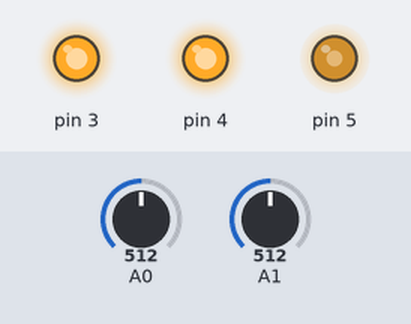
The sketch below on a simulated Arduino Uno, built with avr-gcc and run on an emulated ATmega328P. On the bench: output pins drawn as LEDs (lit = HIGH). The inputs (shaded band) are chosen by the test bench; at power-on: A0 = 512, A1 = 512. What the sketch prints to the serial monitor is not drawn.

Above: at 0.05 s.
At 5.0 s:
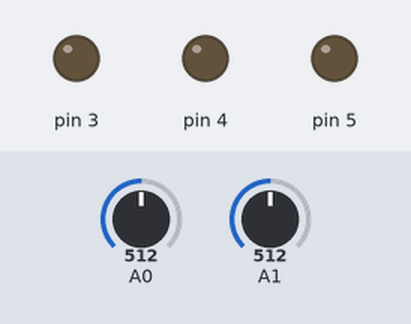
Timing chart, 0 to 6.5 s (numbered marks = the images above):
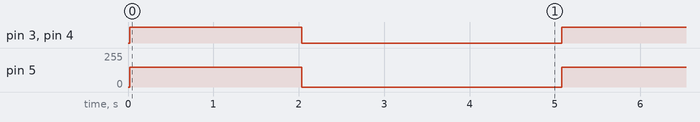

Measured:
- by itself, pin 3, pin 4: alternates HIGH for 2.0 s and LOW for 3.0 s
- by itself, pin 5: alternates 150/255 for 2.0 s and 0/255 for 3.0 s

The sketch:

mmEMG_gripper_arduino.ino
```cpp
unsigned long startMillis=0;
unsigned long currentMillis=0;
float Voltage1 = 0.0;
float filteredValue1 = 0.0;
float Voltage2 = 0.0;
float filteredValue2 = 0.0;
float Voltage3 = 0.0;
void setup() {
  pinMode(3, OUTPUT);
  pinMode(4, OUTPUT);
  pinMode(5, OUTPUT);
  Serial.begin(115200);
  startMillis = millis();
}
void loop() {

  int flow = 150; // 110 - 255, 0 - 5V
  float control = flow * 5/255;

  currentMillis = millis();

  for (int i = 0; i < 50; i++) {
       filteredValue1 += analogRead(A0);
       delayMicroseconds(100);
  }
  filteredValue1 /= 50;

  for (int i = 0; i < 50; i++) {
       filteredValue2 += analogRead(A1);
       delayMicroseconds(100);
  }
  filteredValue2 /= 50;

  if (currentMillis - startMillis <= 2000)
  {digitalWrite(3,HIGH);
   digitalWrite(4,HIGH);
   analogWrite(5,flow);

  //  Serial.print("pump on & valve off ");
  }

  if (currentMillis - startMillis > 2000 && currentMillis - startMillis < 5000)
  {digitalWrite(3,LOW);
   digitalWrite(4,LOW);
   digitalWrite(5,0);
  //  Serial.print("pump off & valve on ");
  }

  if (currentMillis - startMillis >= 5000)
  {startMillis = currentMillis;}

  currentMillis = currentMillis / 1000.0;
  Voltage1 = (filteredValue1 * 5.0) / 1024.0 ;
  Voltage2 = (filteredValue2 * 5.0) / 1024.0 ;
  Voltage3 = Voltage2 - Voltage1 ;

  // Serial.print(control);
  // Serial.print(" ");
  Serial.println(Voltage1);
  delay(10);

}
```
